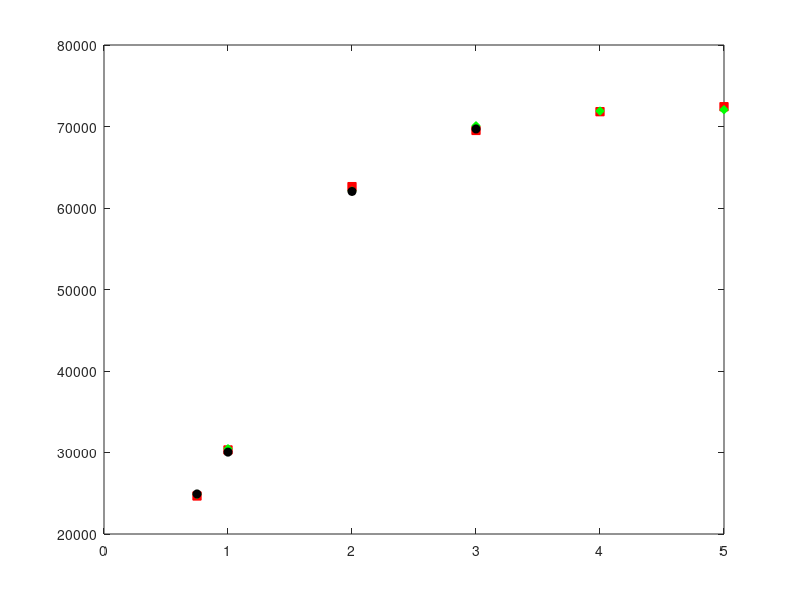

Source code (MATLAB): (Note: this script raises an error after producing the figure.)
clear all; clc; clf

load Vb_pt75_b1
plot(.75, 2.4667e+04, 'rs','MarkerFaceColor','r'); hold on;

load Vb_pt75_b2
plot(.75,  2.4862e+04, 'gd','MarkerFaceColor','g'); hold on;

load Vb_pt75_b3
plot(.75, 2.4911e+04, 'ko','MarkerFaceColor','k'); hold on;

load Vb_1V_b1
plot(1, 3.0313e+04, 'rs','MarkerFaceColor','r');
load Vb_2V_b1
plot(2, 6.2621e+04, 'rs','MarkerFaceColor','r'); 
load Vb_3V_b1
plot(3, 6.9520e+04, 'rs','MarkerFaceColor','r');
load Vb_4V_b1
plot(4, 7.1820e+04, 'rs','MarkerFaceColor','r');
load Vb_5V_b1
plot(5, 7.2429e+04, 'rs','MarkerFaceColor','r')


load Vb_1V_b2
plot(1, 3.0464e+04, 'gd','MarkerFaceColor','g');
load Vb_2V_b2
plot(2, 6.2088e+04, 'gd','MarkerFaceColor','g'); 
load Vb_3V_b2
plot(3,  7.0093e+04, 'gd','MarkerFaceColor','g');
load Vb_4V_b2
plot(4,  7.1899e+04, 'gd','MarkerFaceColor','g');
load Vb_5V_b2
plot(5,  7.2066e+04, 'gd','MarkerFaceColor','g')


load Vb_1V_b3
plot(1, 3.0048e+04, 'ko','MarkerFaceColor','k');
load Vb_2V_b3
plot(2,  6.2034e+04, 'ko','MarkerFaceColor','k'); 
load Vb_3V_b3
plot(3,  6.9701e+04, 'ko','MarkerFaceColor','k');
load Vb_4V_b3
plot(4,  7.1660e+04, 'ko','MarkerFaceColor','k');
load Vb_5V_b3
plot(5,  7.2369e+04, 'ko','MarkerFaceColor','k')

legend('Branch 1', 'Branch 2','Branch 3','location','southeast')
xlim([.5 5.5])
xlabel 'Bias Voltage (V)'
ylabel 'Fundamental Frequency of Output (Hz)'
title('Measured Fundamental Frequency of Output','fontsize',20)

print '-depsc' freqs
print '-dpng'  freqs

